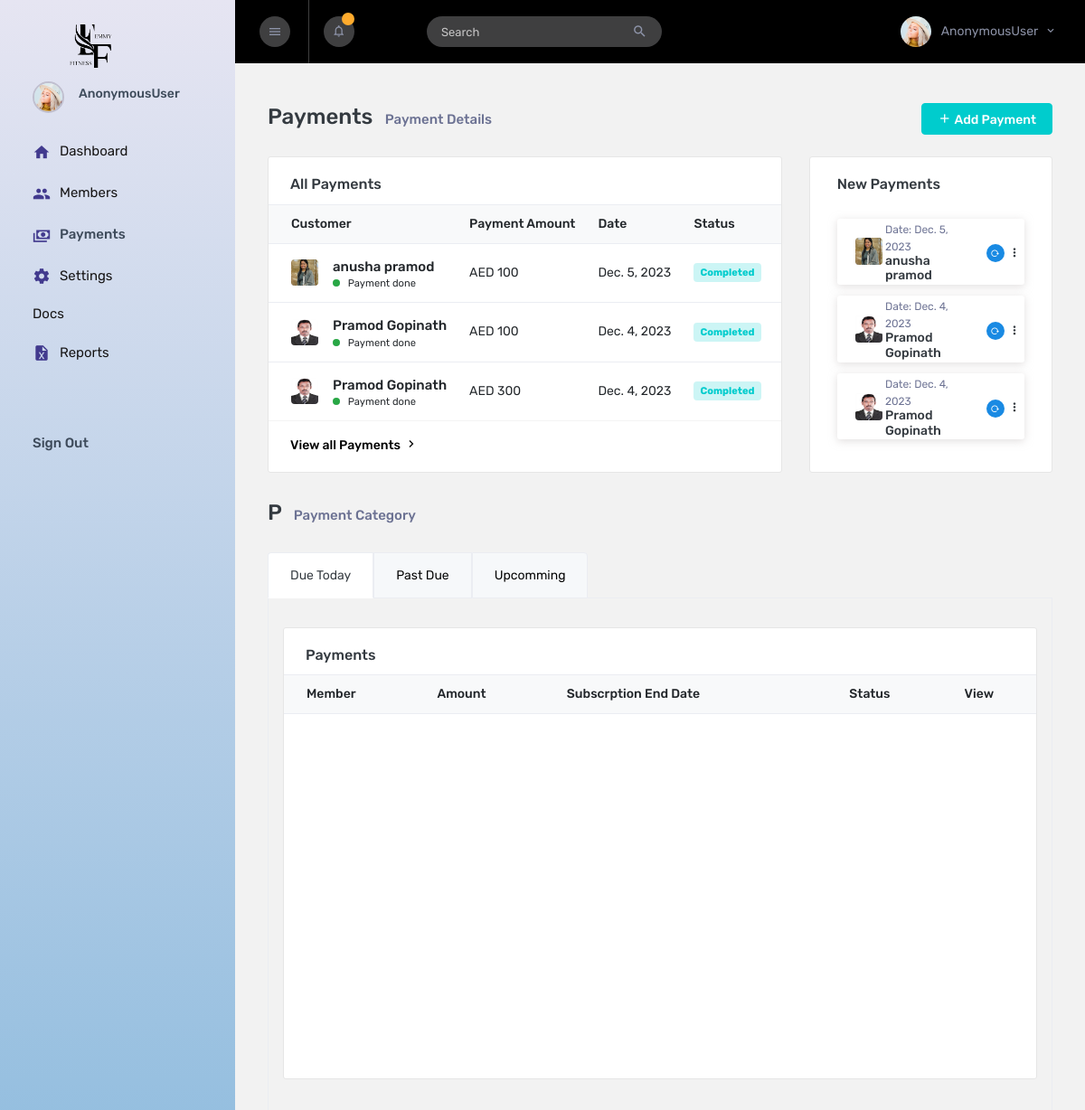
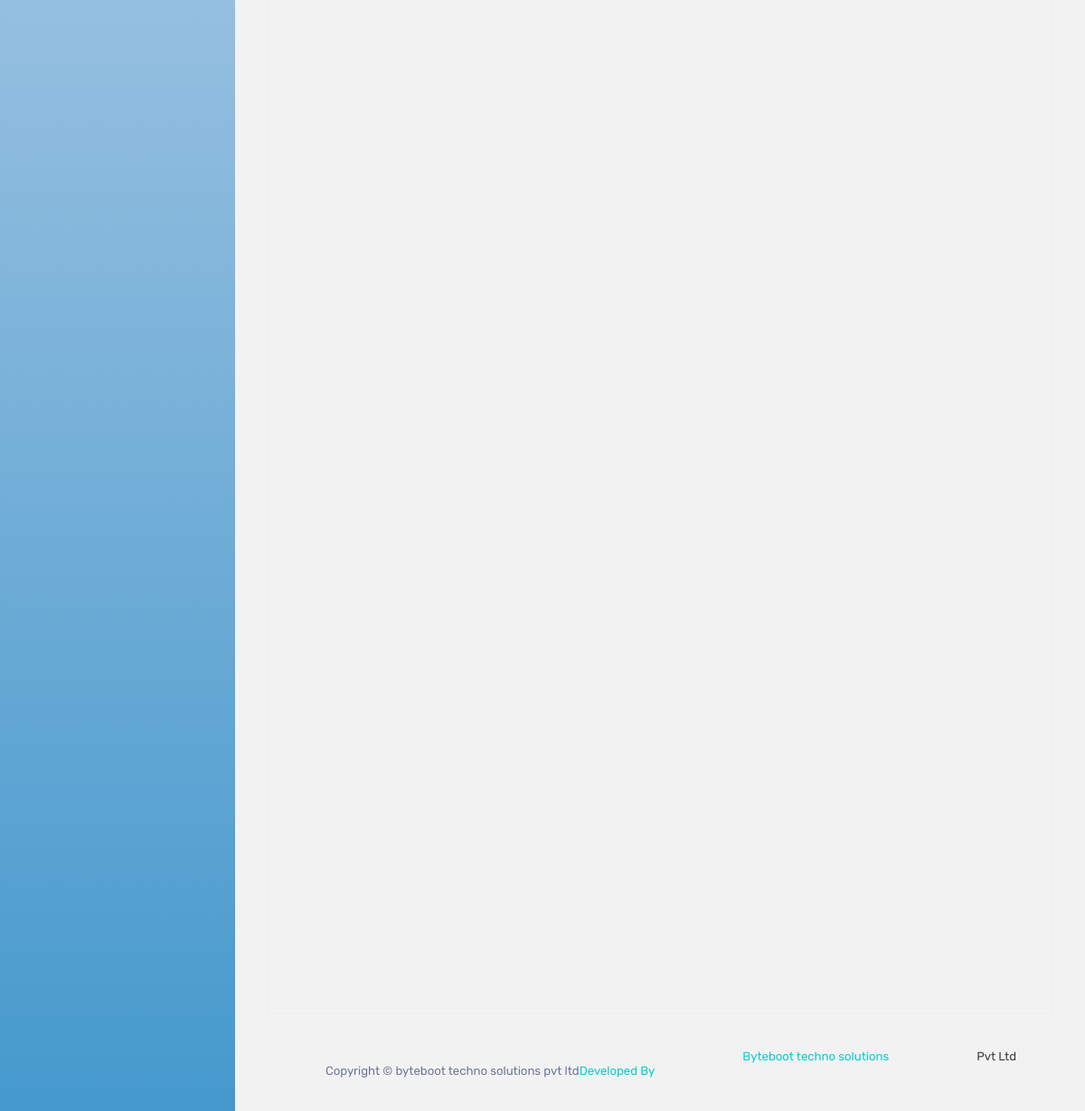
The page /members/Payments on the database its author committed (2 pictures, top to bottom).
### Members/models.py (models this page shows)
class Payment(models.Model):
    Member = models.ForeignKey(MemberData, on_delete=models.CASCADE)
    Subscription_ID = models.ForeignKey(Subscription, on_delete=models.SET_NULL,null=True,blank=True)
    Amount = models.IntegerField(null=True, blank=True)
    Payment_Date = models.DateField(auto_now_add=False,null=True,blank=True)
    Payment_Status = models.BooleanField(default=False)
    Access_status = models.BooleanField(default=False)

class MemberData(models.Model):
    First_Name = models.CharField(max_length=255)
    Last_Name = models.CharField(max_length=255)
    Date_Of_Birth = models.DateField(auto_now_add=False)
    Gender = models.CharField(max_length=255,choices=(("Male","Male"),("Female","Female"),("Other","Other")))
    Mobile_Number = models.IntegerField()
    Email = models.EmailField()
    Address = models.TextField(max_length=200)
    Medical_History = models.TextField(max_length=2000,null=True,blank=True)
    Registration_Date = models.DateField(auto_now_add=False)
    Photo = models.FileField(upload_to='member_photo')
    Date_Added = models.DateField(auto_now_add=True)
    Active_status = models.BooleanField(default=True)
    Access_status = models.BooleanField(default=False)
    Access_Token_Id = models.CharField(max_length=255,null=True,blank=True)
    def __str__(self):
        return self.First_Name +" "+self.Last_Name

### Members/views.py (the view, shortened to what this page needs)
# urls.py: path("Payments",views.Payments,name="Payments"),
def Payments(request):
    form = PaymentForm()
    pay = Payment.objects.all()[:8][::-1]
    sub_today = Subscription.objects.filter(Subscription_End_Date = today,Payment_Status = False)[:8][::-1]
    sub_past = Subscription.objects.filter(Subscription_End_Date__lte = today,Payment_Status = False)[:8][::-1]
    sub_Upcoming = Subscription.objects.filter(Subscription_End_Date__gte = today,Subscription_End_Date__lte = end_date, Payment_Status = False)[:8][::-1]
    context = {
        "form":form,
        "pay":pay,
        "notification_payments":notification_payments,
        "sub_today":sub_today,
        "sub_past":sub_past,
        "sub_Upcoming":sub_Upcoming
    }
    return render(request, "payments.html",context)

### Members/forms.py
class PaymentForm(ModelForm):
    class Meta:
        model = Payment
        fields = ["Member", "Payment_Date" ]
        widgets = {
            "Member":Select(attrs={"class":"form-control"}),
            "Payment_Date":TextInput(attrs={"class":"form-control","type":"date"}),
        }

### templates/payments.html (shortened to what this page needs)
{% extends "index.html" %}
{% load static %}
{% block content %}
<div class="main-panel">
  <div class="content-wrapper pb-0">
    <div class="page-header flex-wrap">
      <h3 class="mb-0"> Payments <span class="pl-0 h6 pl-sm-2 text-muted d-inline-block">Payment Details</span>
      </h3>
      <div class="d-flex">
        <button type="button" data-bs-toggle="modal" data-bs-target="#staticBackdrop"
          class="btn btn-sm ml-3 btn-success"> <i class="mdi mdi-plus text-lg"></i> Add Payment </button>
      </div>
    </div>
    <div class="row">
      <div class="col-xl-8 col-sm-6 grid-margin stretch-card">
        <div class="card">
          <div class="card-body px-0 overflow-auto">
            <h4 class="card-title pl-4">All Payments</h4>
            <div class="table-responsive">
              <table class="table">
                <thead class="bg-light">
                  <tr>
                    <th>Customer</th>
                    <th>Payment Amount</th>
                    <th>Date</th>
                    <th>Status</th>
                    <th>Action</th>
                  </tr>
                </thead>
                <tbody>
                  {% for i in pay %}
                  <tr>
                    <td>
                      <div class="d-flex align-items-center">
                        <img src="{{i.Member.Photo.url}}" alt="image" />
                        <div class="table-user-name ml-3">
                          <p class="mb-0 font-weight-medium"> {{i.Member}} </p>
                          <small> Payment done</small>
                        </div>
                      </div>
                    </td>
                    <td>
                      AED {{i.Amount}}
                    </td>
                    <td>
                      {{i.Payment_Date}}
                    </td>
                    <td>
                      <div class="badge badge-inverse-success"> Completed </div>
                    </td>
                    <td>
                    </td>
                  </tr>
                  {% endfor %}
                </tbody>
              </table>
            </div>
            <a class="text-black mt-3 d-block pl-4" href="{%url 'AllPayments' %}">
              <span class="font-weight-medium h6">View all Payments</span>
              <i class="mdi mdi-chevron-right"></i></a>
          </div>
        </div>
      </div>
      <div class="col-xl-4 col-md-6 grid-margin stretch-card">
        <div class="card card-invoice">
          <div class="card-body">
            <h4 class="card-title pb-3">New Payments</h4>
            {% for i in pay  %}
            <div class="list-card">
              <div class="row align-items-center">
                <div class="col-7 col-sm-8">
                  <div class="row align-items-center">
                    <div class="col-sm-4">
                      <img src="{{i.Member.Photo.url}}" alt="" />
                    </div>
                    <div class="col-sm-8 pr-0 pl-sm-0">
                      <span>Date: {{i.Payment_Date}}</span>
                      <h6 class="mb-1 mb-sm-0">{{i.Member}}</h6>
                    </div>
                  </div>
                </div>
                <div class="col-5 col-sm-4">
                  <div class="d-flex pt-1 align-items-center">
                    <div class="reload-outer bg-info">
                      <i class="mdi mdi-reload"></i>
                    </div>
                    <div class="dropdown dropleft pl-1 pt-3">
                      <div id="dropdownMenuButton2" data-toggle="dropdown" role="button" aria-haspopup="true"
                        aria-expanded="false">
                        <p><i class="mdi mdi-dots-vertical"></i></p>
                      </div>
                    </div>
                  </div>
                </div>
              </div>
            </div>
            {% endfor %}
          </div>
        </div>
      </div>
    </div>
    <div class="">
      <div class="page-header flex-wrap">
        <h3 class="mb-0"> P <span class="pl-0 h6 pl-sm-2 text-muted d-inline-block">Payment Category</span>
        </h3>
      </div>
      <ul class="nav nav-tabs" id="myTab" role="tablist">
        <li class="nav-item" role="presentation">
          <button class="nav-link active" id="home-tab" data-bs-toggle="tab" data-bs-target="#home" type="button"
            role="tab" aria-controls="home" aria-selected="true">Due Today</button>
        </li>
        <li class="nav-item" role="presentation">
          <button class="nav-link" id="profile-tab" data-bs-toggle="tab" data-bs-target="#profile" type="button"
            role="tab" aria-controls="profile" aria-selected="false">Past Due</button>
        </li>
        <li class="nav-item" role="presentation">
          <button class="nav-link" id="contact-tab" data-bs-toggle="tab" data-bs-target="#contact" type="button"
            role="tab" aria-controls="contact" aria-selected="false">Upcomming</button>
        </li>
      </ul>
      <div class="tab-content" id="myTabContent">
        <div class="tab-pane fade show active" id="home" role="tabpanel" aria-labelledby="home-tab">
          <div class="row">
            <div class="col-xl-12 col-sm-6 grid-margin stretch-card">
              <div class="card" style="height: 500px;">
                <div class="card-body px-0 overflow-auto">
                  <h4 class="card-title pl-4">Payments</h4>
                  <div class="table-responsive">
                    <table class="table">
                      <thead class="bg-light">
                        <tr>
                          <th>Member</th>
                          <th>Amount</th>
                          <th>Subscrption End Date</th>
                          <th>Status</th>
                          <th>View</th>
                        </tr>
                      </thead>
                    </table>
                  </div>
                  <a class="text-black mt-3 d-block pl-4" href="#">
                </div>
              </div>
            </div>
          </div>
        </div>
      </div>
    </div>
    <footer class="footer">
      <div class="d-sm-flex justify-content-center justify-content-sm-between">
        <span class="text-muted d-block text-center text-sm-left d-sm-inline-block">Copyright © byteboot techno
          solutions pvt ltd</span>
        <span class="float-none float-sm-right d-block mt-1 mt-sm-0 text-center"> Developed By <a
            href="https://www.betainfotech.com/" target="_blank">Byteboot techno solutions</a> Pvt Ltd</span>
      </div>
    </footer>
  </div>
</div>
{% endblock %}

### rows shown on the page
Payment: Member.Photo (picture), Member "anusha pramod", Amount "100", Payment_Date "Dec. 5, 2023"
Payment: Member.Photo (picture), Member "Pramod Gopinath", Amount "100", Payment_Date "Dec. 4, 2023"
Payment: Member.Photo (picture), Member "Pramod Gopinath", Amount "300", Payment_Date "Dec. 4, 2023"

### other values the page prints
{{ request.user }} "AnonymousUser"
